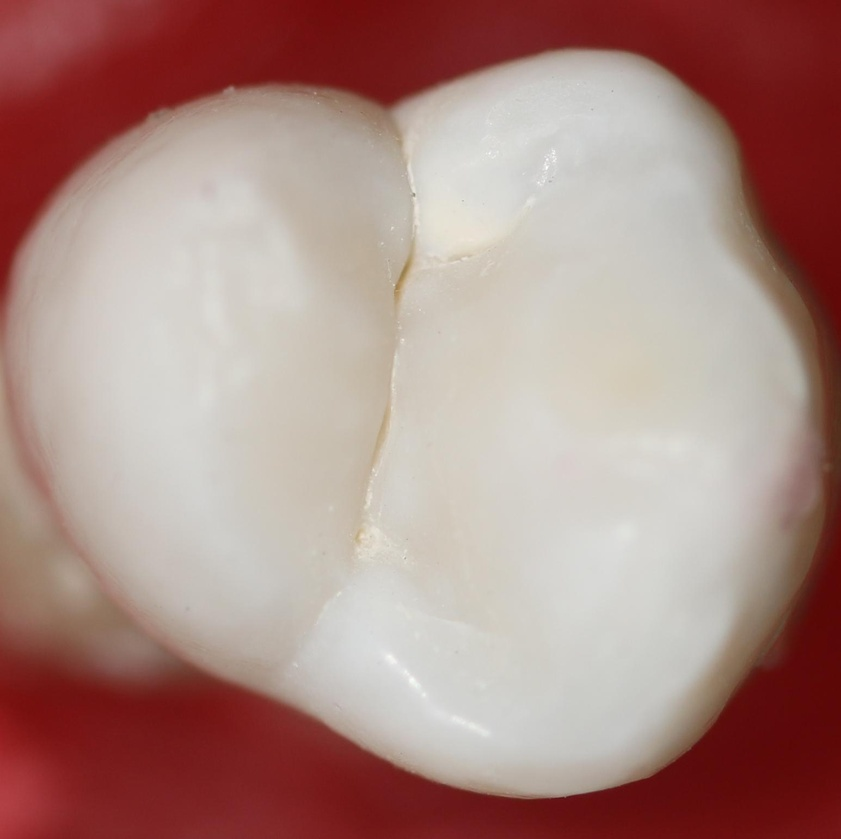
#> input picture banco_dentes_IAA/c2/0000000000_hg_c2.jpg, 841 x 839 px, shrunk from 1545 x 1543 before the run; its folder holds only this picture in this run
$ python -i main.py   (imports and definitions only)   (older library calls are emulated)
#> lines starting #> are read from the running program, lines starting #| are printed output that depends on the picture; after the words box and inside, x2 and y2 are one past the last pixel; in counts of white or black regions, pixels touching at a corner belong together
#> further down, picture is the input picture: shape (839, 841, 3); mean B, G, R 132.2, 138.5, 171.4
import csv
import sys
import os
import joblib
import cv2
import numpy as np
import pandas as pd
import random
from sklearn.feature_extraction import FeatureHasher
from skimage.feature import greycomatrix, greycoprops
from sklearn.neighbors import KNeighborsClassifier
from sklearn.ensemble import RandomForestClassifier
from sklearn.svm import SVC
from sklearn.metrics import accuracy_score, precision_score, recall_score, f1_score
from sklearn.model_selection import train_test_split

# [23 lines left out: function load_data, not called in this run]

def extract_features_opencv(image):
    # Convert the image to grayscale
    gray_image = cv2.cvtColor(image, cv2.COLOR_BGR2GRAY)
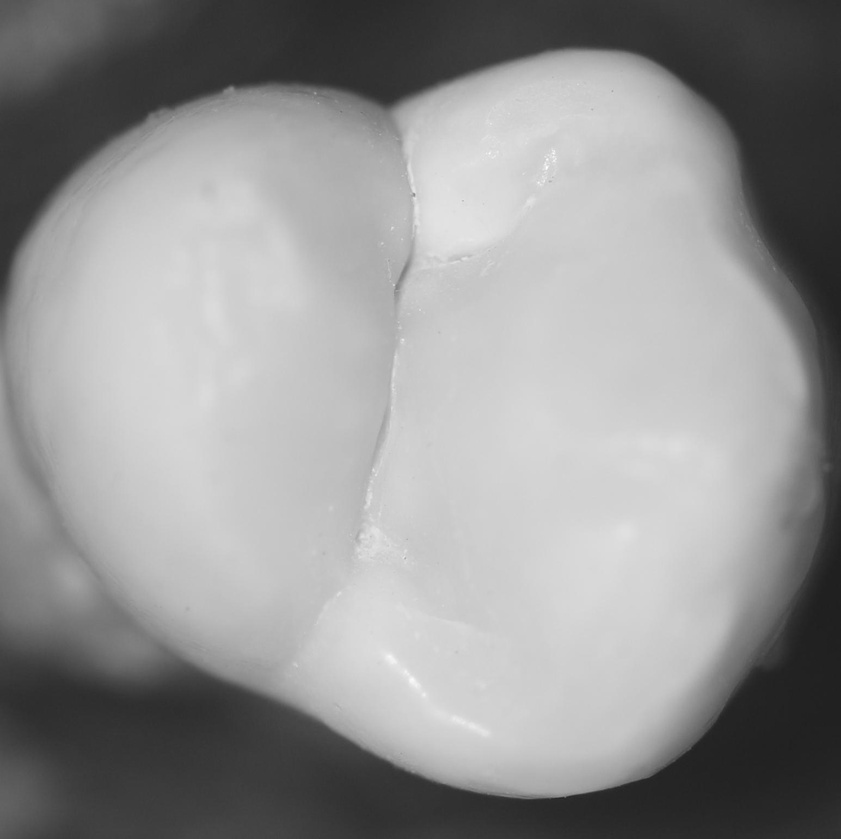
#> gray_image: shape (839, 841); min 30, max 255, mean 147.7
    # Apply thresholding to segment the teeth and cavities
    ret, thresholded_image = cv2.threshold(gray_image,127,255,cv2.THRESH_BINARY)
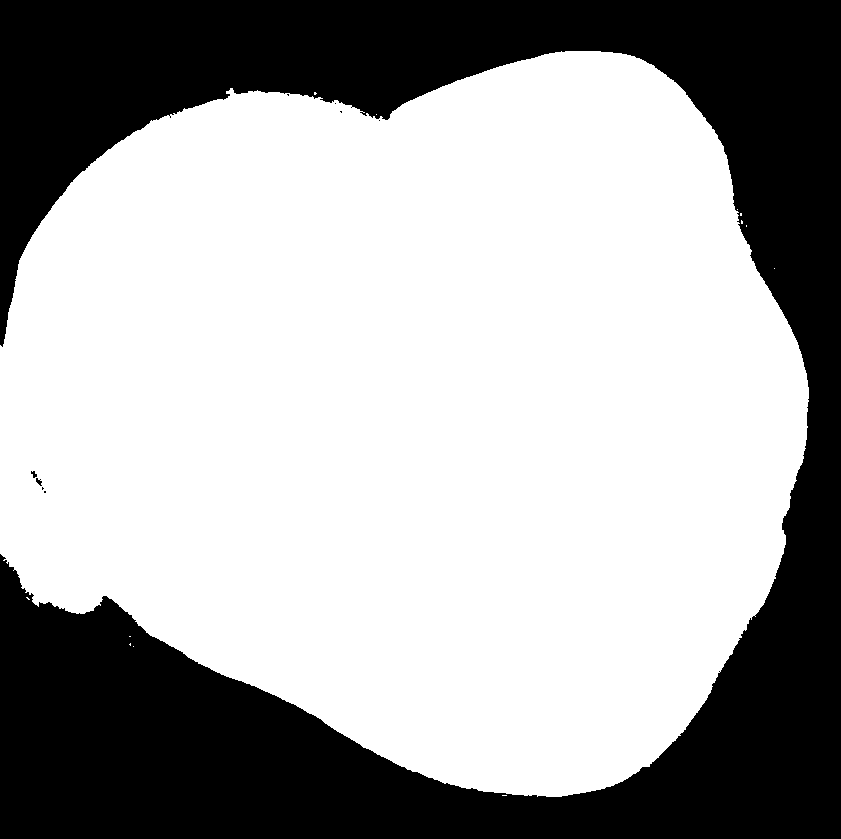
#> thresholded_image: shape (839, 841); 65.4% white; 9 black regions (6 under 20 px), largest, box (x1, y1, x2, y2) and area: (0, 0, 841, 839) 244037, (36, 478, 42, 486) 27, (31, 471, 37, 478) 25
    # Extract shape and texture features from the thresholded image
    glcm = greycomatrix(thresholded_image, [1], [0], levels=256)
    shape_features = cv2.HuMoments(cv2.moments(thresholded_image)).flatten()
#> shape_features = [0.000645, 9e-09, 1.33e-11, 5.5e-14, 4.39e-26, 4.57e-18, 1.71e-26]
    texture_features = [greycoprops(glcm, prop) for prop in ('contrast', 'dissimilarity', 'homogeneity', 'ASM', 'energy')]
#> texture_features = [[149.9], [0.588], [0.998], [0.546], [0.739]]
    # Concatenate the shape and texture features
    texture_features = np.ravel(texture_features)
#> texture_features = [149.9, 0.588, 0.998, 0.546, 0.739]
    features = np.concatenate((shape_features, texture_features))
#> features = [0.000645, 9e-09, 1.33e-11, 5.5e-14, 4.39e-26, 4.57e-18, 1.71e-26, 149.9, 0.588, 0.998, 0.546, 0.739]
    return features

# [23 lines left out: function train_and_evaluate, not called in this run]

# [15 lines of commented-out code are left out]

# [6 lines not run here, left out]

>>> import cv2
>>> picture = cv2.imread('banco_dentes_IAA/c2/0000000000_hg_c2.jpg')
>>> result = extract_features_opencv(picture)
#> result has the same summary as features in extract_features_opencv

$ run again, on banco_dentes_IAA/c2/0000000001_hg_c2.jpg
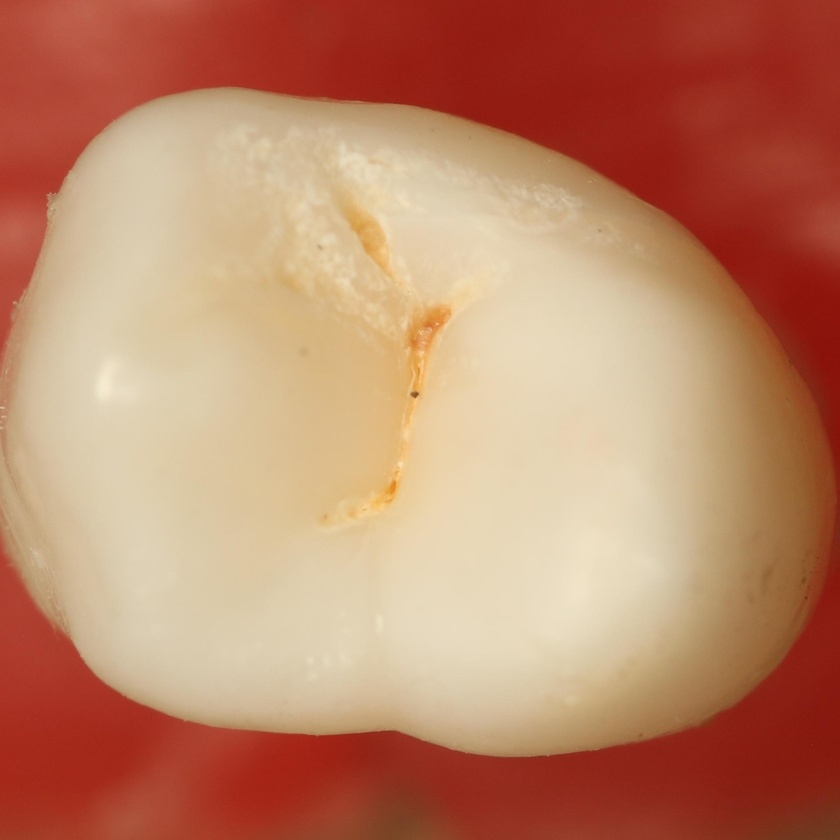
#> input picture banco_dentes_IAA/c2/0000000001_hg_c2.jpg, 840 x 840 px, shrunk from 2062 x 2062 before the run
#> picture is the input picture: shape (840, 840, 3); mean B, G, R 105.5, 134.4, 190.5
#> in extract_features_opencv, `gray_image = cv2.cvtColor(image, cv2.COLOR_BGR2GRAY)`:
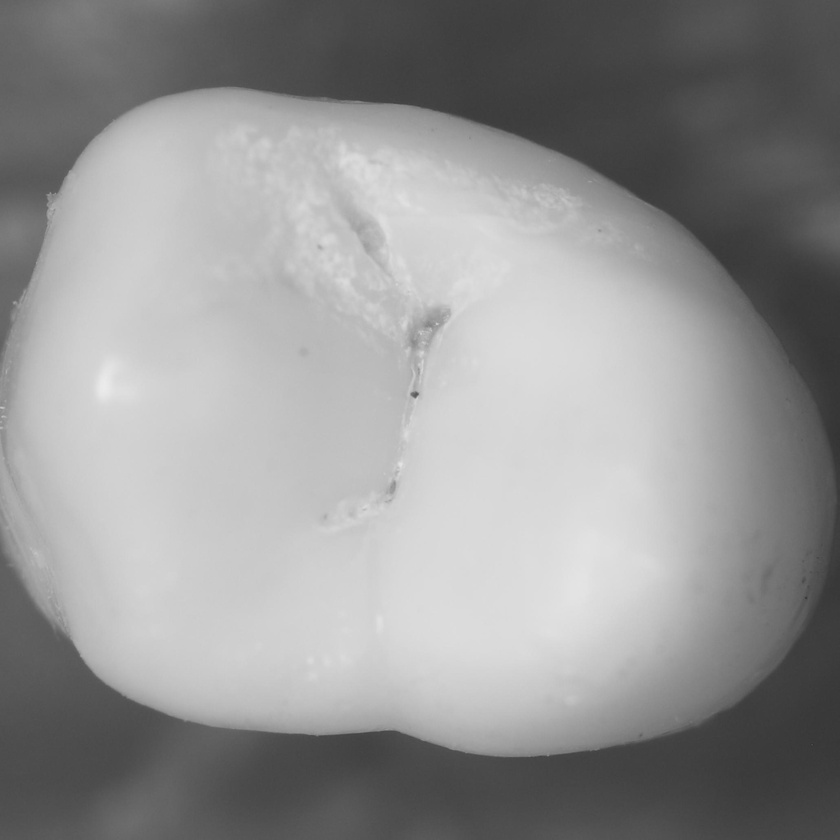
#> gray_image: shape (840, 840); min 50, max 236, mean 147.9
#> in extract_features_opencv, `ret, thresholded_image = cv2.threshold(gray_image,127,255,cv2.THRESH_B..`:
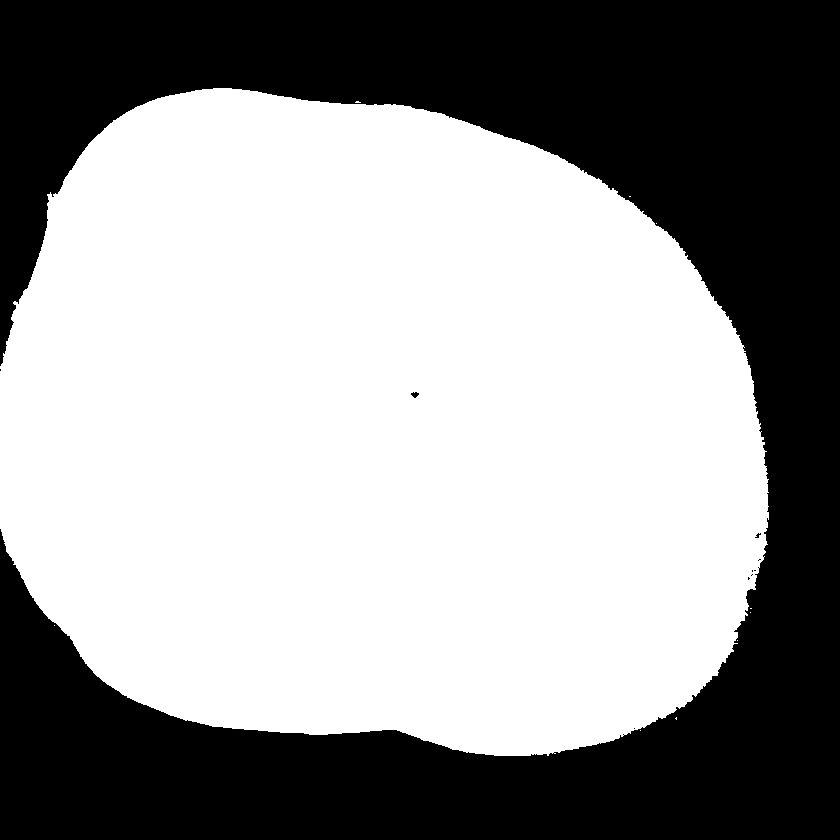
#> thresholded_image: shape (840, 840); 59.2% white; 10 black regions (8 under 20 px), largest, box (x1, y1, x2, y2) and area: (0, 0, 840, 840) 287538, (411, 392, 419, 398) 31
#> shape_features = [0.000643, 1.78e-08, 2.58e-12, 2.15e-14, 2.12e-27, 2.05e-18, -4.58e-27]
#> in extract_features_opencv, `texture_features = [greycoprops(glcm, prop) for prop in ('contrast', '..`: texture_features = [[126.9], [0.498], [0.998], [0.515], [0.718]]
#> in extract_features_opencv, `texture_features = np.ravel(texture_features)`: texture_features = [126.9, 0.498, 0.998, 0.515, 0.718]
#> features = [0.000643, 1.78e-08, 2.58e-12, 2.15e-14, 2.12e-27, 2.05e-18, -4.58e-27, 126.9, 0.498, 0.998, 0.515, 0.718]
#> result has the same summary as features in extract_features_opencv

$ run again, on banco_dentes_IAA/c2/0000000002_hg_c2.jpg
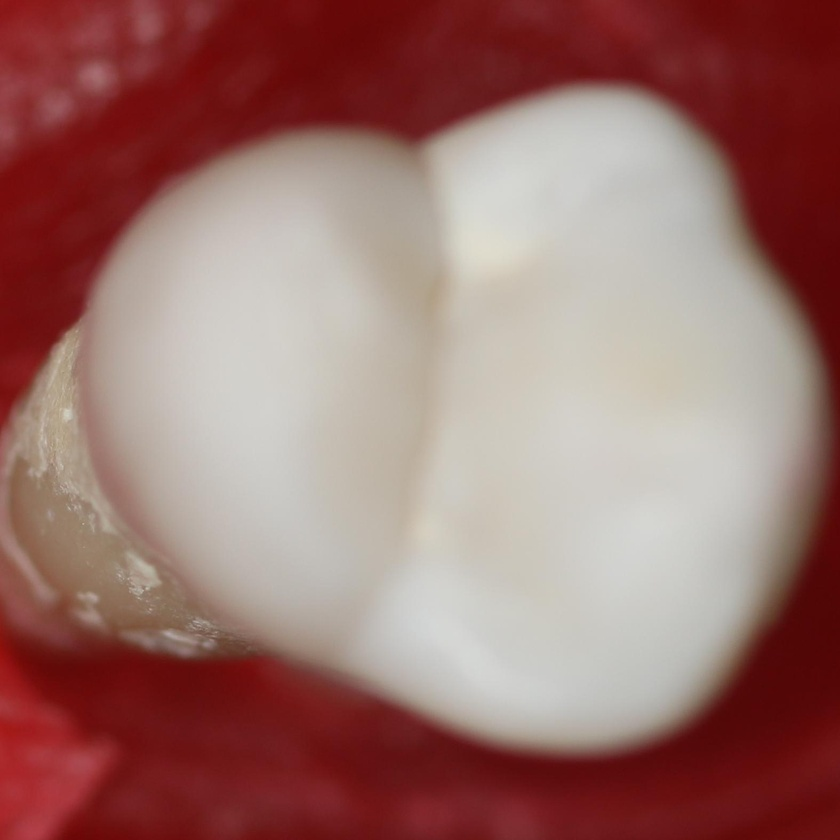
#> input picture banco_dentes_IAA/c2/0000000002_hg_c2.jpg, 840 x 840 px, shrunk from 1575 x 1574 before the run
#> picture is the input picture: shape (840, 840, 3); mean B, G, R 108.9, 113.9, 155.5
#> in extract_features_opencv, `gray_image = cv2.cvtColor(image, cv2.COLOR_BGR2GRAY)`:
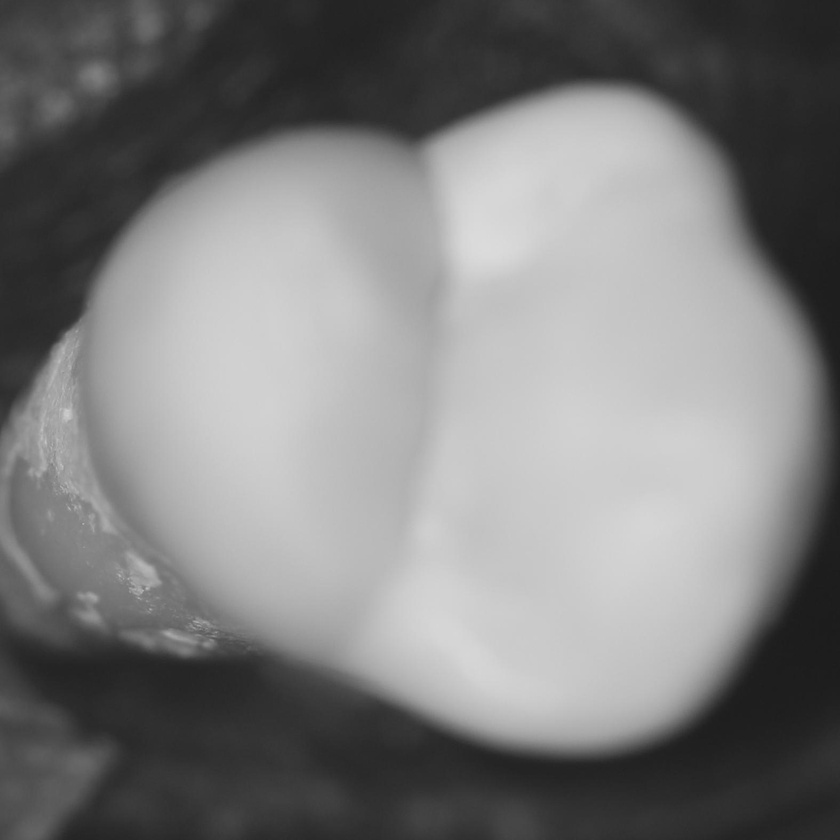
#> gray_image: shape (840, 840); min 27, max 220, mean 125.8
#> in extract_features_opencv, `ret, thresholded_image = cv2.threshold(gray_image,127,255,cv2.THRESH_B..`:
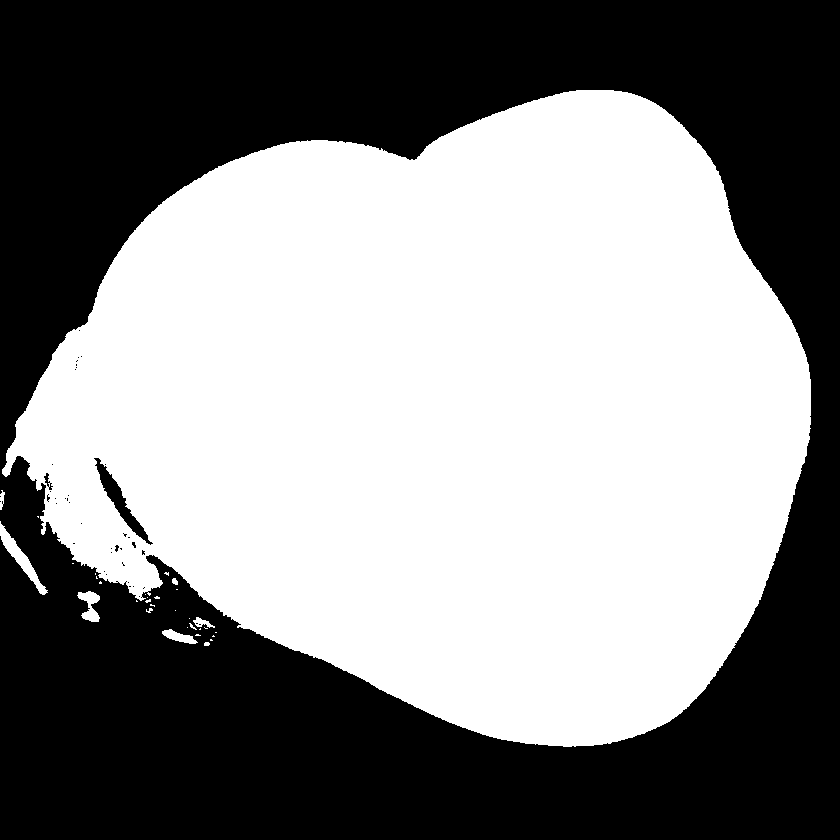
#> thresholded_image: shape (840, 840); 53% white; 42 black regions (39 under 20 px), largest, box (x1, y1, x2, y2) and area: (0, 0, 840, 840) 330149, (94, 458, 153, 545) 987, (44, 473, 53, 490) 55
#> shape_features = [0.000661, 2.19e-08, 2.18e-11, 4.95e-13, 1.38e-24, 6.25e-17, 8.62e-25]
#> in extract_features_opencv, `texture_features = [greycoprops(glcm, prop) for prop in ('contrast', '..`: texture_features = [[223.6], [0.877], [0.997], [0.499], [0.706]]
#> in extract_features_opencv, `texture_features = np.ravel(texture_features)`: texture_features = [223.6, 0.877, 0.997, 0.499, 0.706]
#> features = [0.000661, 2.19e-08, 2.18e-11, 4.95e-13, 1.38e-24, 6.25e-17, 8.62e-25, 223.6, 0.877, 0.997, 0.499, 0.706]
#> result has the same summary as features in extract_features_opencv

$ run again, on banco_dentes_IAA/c2/0000000008_hg_c2.jpg
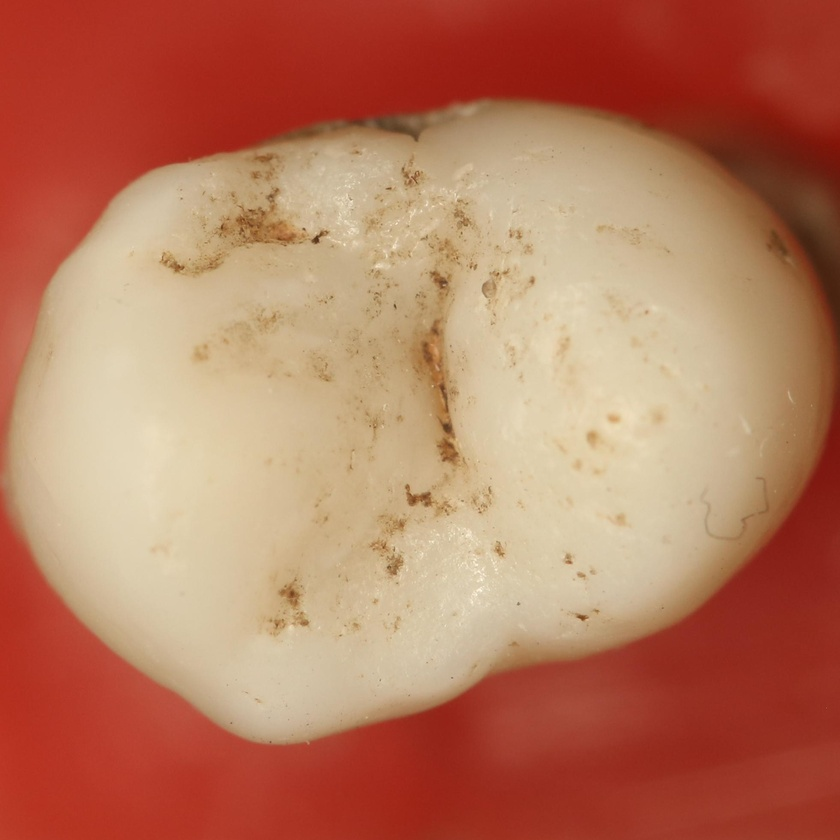
#> input picture banco_dentes_IAA/c2/0000000008_hg_c2.jpg, 840 x 840 px, shrunk from 1963 x 1962 before the run
#> picture is the input picture: shape (840, 840, 3); mean B, G, R 94.9, 121.9, 184
#> in extract_features_opencv, `gray_image = cv2.cvtColor(image, cv2.COLOR_BGR2GRAY)`:
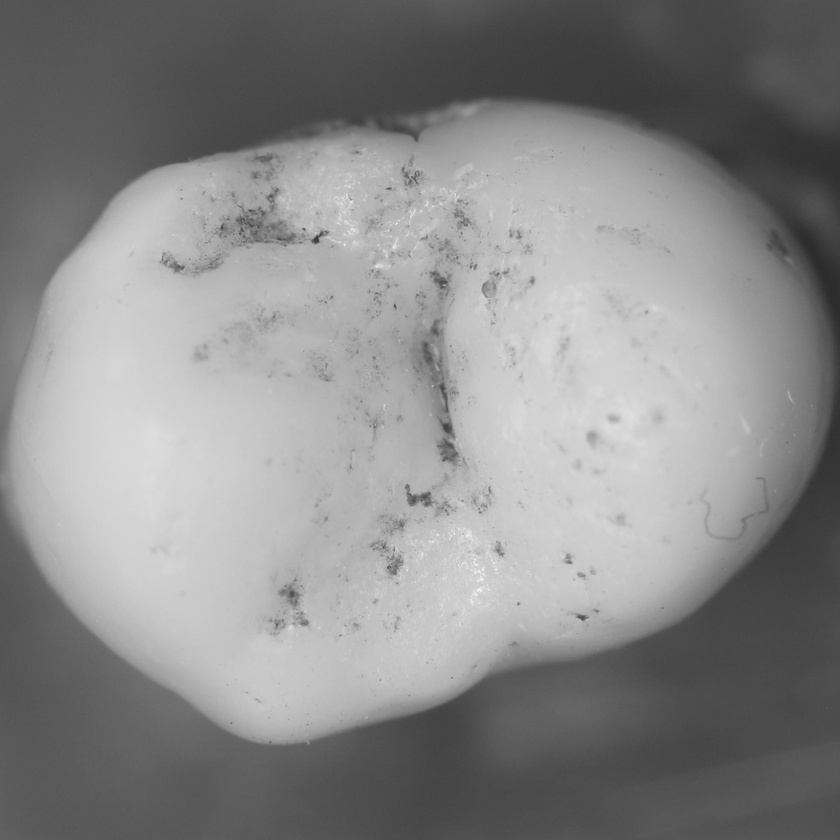
#> gray_image: shape (840, 840); min 42, max 249, mean 137.4
#> in extract_features_opencv, `ret, thresholded_image = cv2.threshold(gray_image,127,255,cv2.THRESH_B..`:
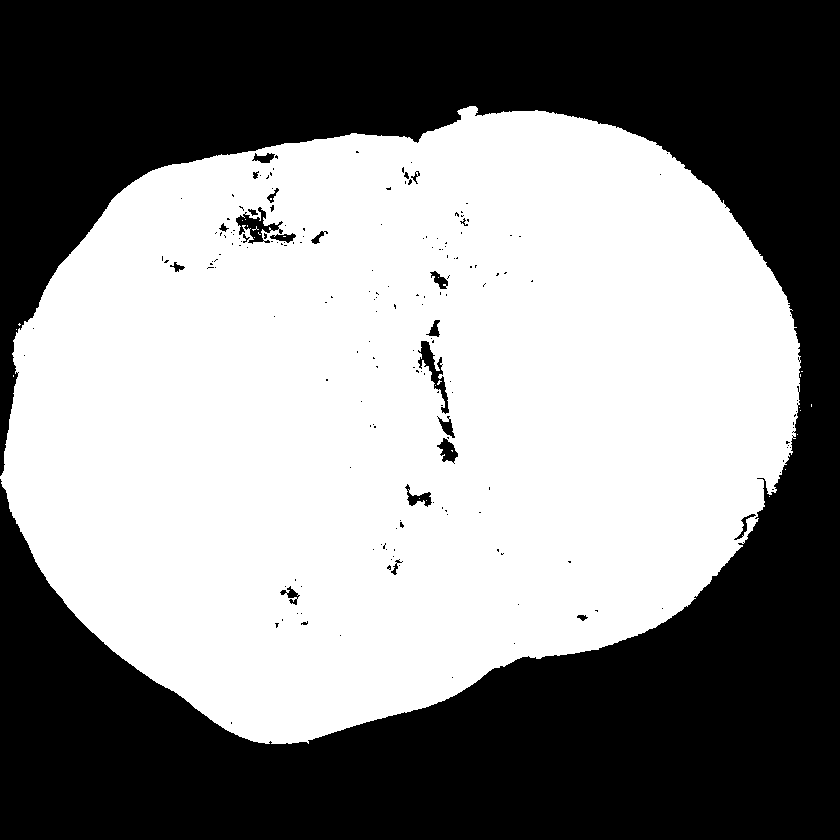
#> thresholded_image: shape (840, 840); 53.7% white; 189 black regions (165 under 20 px), largest, box (x1, y1, x2, y2) and area: (0, 0, 840, 840) 322944, (418, 341, 449, 414) 649, (236, 207, 283, 244) 631
#> shape_features = [0.000667, 4.01e-08, 1.3e-12, 3.07e-14, 3.92e-27, 4.44e-18, 4.74e-27]
#> in extract_features_opencv, `texture_features = [greycoprops(glcm, prop) for prop in ('contrast', '..`: texture_features = [[309.4], [1.21], [0.995], [0.498], [0.706]]
#> in extract_features_opencv, `texture_features = np.ravel(texture_features)`: texture_features = [309.4, 1.21, 0.995, 0.498, 0.706]
#> features = [0.000667, 4.01e-08, 1.3e-12, 3.07e-14, 3.92e-27, 4.44e-18, 4.74e-27, 309.4, 1.21, 0.995, 0.498, 0.706]
#> result has the same summary as features in extract_features_opencv
